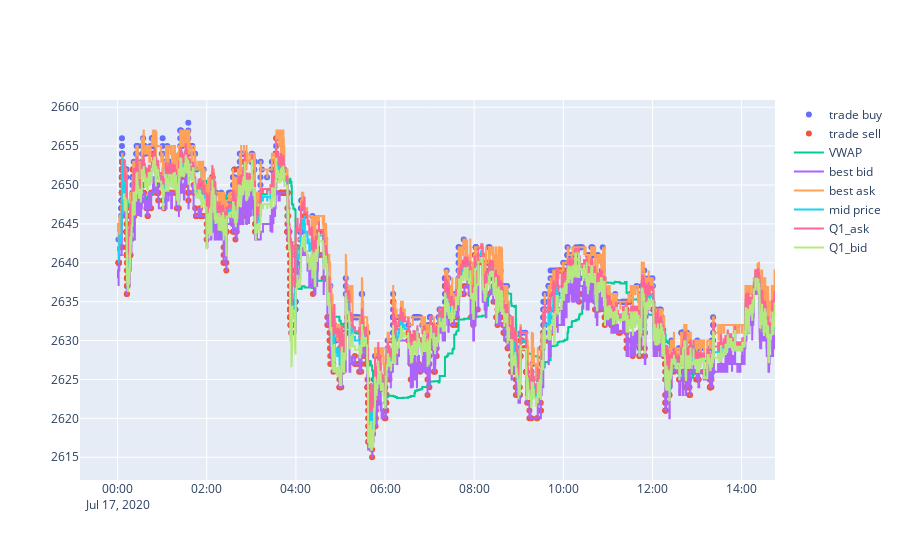

Write notebook code for a chart like this one.
### Markdown cell above
![image.png](attachment:image.png)

### Code cell
# Demonstration of tight quotes generted from the simple symmetric quoting algo
lk = 50
df_orders['Q1_ask']=df_orders.mid_price+0.5*df_orders.mid_price.rolling(lk).std() #p=0.6
df_orders['Q1_bid']=df_orders.mid_price-0.5*df_orders.mid_price.rolling(lk).std()

# Data selection
df=df_trades.head(1500)
df['VWAP'] = (df['price'] * df['amount']).rolling(100).mean()/df['amount'].rolling(100).mean()
df_buy=df.query("side=='buy'")
df_sell=df.query("side=='sell'")
df1=df_orders.head(3000)

# Visualization. An interactive graph.
fig = make_subplots(rows=1, cols=1)
fig.add_trace(go.Scatter(x=df_buy['timestamp'], y=df_buy['price'],mode="markers",name='trade buy'),row=1, col=1)
fig.add_trace(go.Scatter(x=df_sell['timestamp'], y=df_sell['price'],mode="markers",name='trade sell'),row=1, col=1)
fig.add_trace(go.Scatter(x=df['timestamp'], y=df['VWAP'],name='VWAP',line_shape='hv'),row=1, col=1)

fig.add_trace(go.Scatter(x=df1['lastUpdated'], y=df1['best_bid'],name='best bid',line_shape='hv'),row=1, col=1)
fig.add_trace(go.Scatter(x=df1['lastUpdated'], y=df1['best_ask'],name='best ask',line_shape='hv'),row=1, col=1)
fig.add_trace(go.Scatter(x=df1['lastUpdated'], y=df1['mid_price'],name='mid price',line_shape='hv'),row=1, col=1)
fig.add_trace(go.Scatter(x=df1['lastUpdated'], y=df1['Q1_ask'],name='Q1_ask',line_shape='hv'),row=1, col=1)
fig.add_trace(go.Scatter(x=df1['lastUpdated'], y=df1['Q1_bid'],name='Q1_bid',line_shape='hv'),row=1, col=1)

### Figure 1 — Plotly figure (JSON) as saved in the notebook; plotly's stock layout.template omitted (floating-point values rounded to 4 significant figures; data arrays with more than 128 entries replaced by an {"elided": "..."} marker saying what was removed)
{"data": [{"mode": "markers", "name": "trade buy", "type": "scatter", "x": {"elided": "715 str values"}, "xaxis": "x", "y": {"elided": "715 int values"}, "yaxis": "y"}, {"mode": "markers", "name": "trade sell", "type": "scatter", "x": {"elided": "785 str values"}, "xaxis": "x", "y": {"elided": "785 int values"}, "yaxis": "y"}, {"line": {"shape": "hv"}, "name": "VWAP", "type": "scatter", "x": {"elided": "1500 str values"}, "xaxis": "x", "y": {"elided": "1500 float values"}, "yaxis": "y"}, {"line": {"shape": "hv"}, "name": "best bid", "type": "scatter", "x": {"elided": "3000 str values"}, "xaxis": "x", "y": {"elided": "3000 int values"}, "yaxis": "y"}, {"line": {"shape": "hv"}, "name": "best ask", "type": "scatter", "x": {"elided": "3000 str values"}, "xaxis": "x", "y": {"elided": "3000 int values"}, "yaxis": "y"}, {"line": {"shape": "hv"}, "name": "mid price", "type": "scatter", "x": {"elided": "3000 str values"}, "xaxis": "x", "y": {"elided": "3000 float values"}, "yaxis": "y"}, {"line": {"shape": "hv"}, "name": "Q1_ask", "type": "scatter", "x": {"elided": "3000 str values"}, "xaxis": "x", "y": {"elided": "3000 float values"}, "yaxis": "y"}, {"line": {"shape": "hv"}, "name": "Q1_bid", "type": "scatter", "x": {"elided": "3000 str values"}, "xaxis": "x", "y": {"elided": "3000 float values"}, "yaxis": "y"}], "layout": {"xaxis": {"anchor": "y", "domain": [0, 1]}, "yaxis": {"anchor": "x", "domain": [0, 1]}}}
